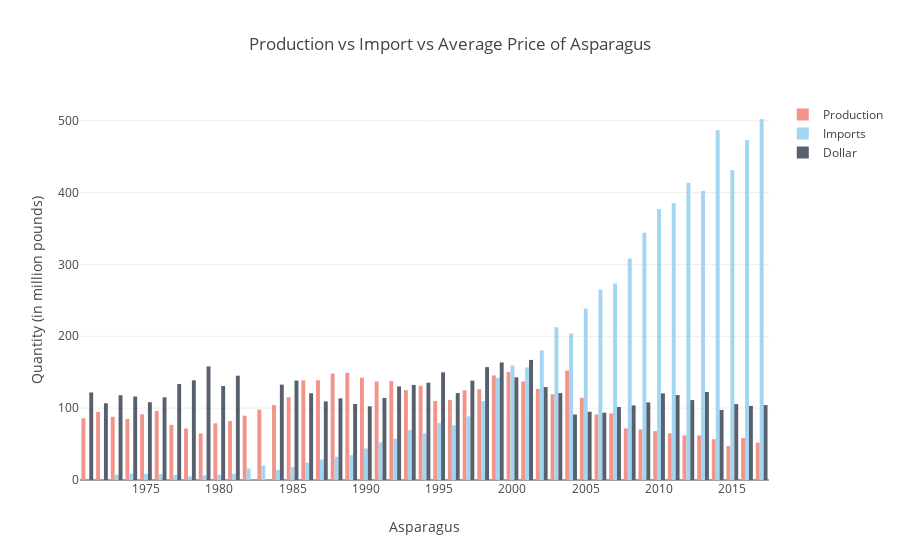

The notebook cell this image was saved under:
### Markdown cell above
<a id='4.6'></a>
#### 4.6  Plot the Production vs Import vs Average Price of Asparagus

### Code cell
plotly.offline.init_notebook_mode(connected=True)

year_as = fresh_df.iloc[47:94]['Year'] # asparagus
dollr_as = fresh_df.iloc[47:94]['Constant_2009_Dollars'] # asparagus
prod_as = fresh_df.iloc[47:94]['Production'] # asparagus
import_as = fresh_df.iloc[47:94]['Imports'] # asparagus

trace_prod = Bar(x=year_as,
                  y=prod_as,
                  name='Production',
                  marker=dict(color='#F1948A'))

trace_import = Bar(x=year_as,
                y=import_as,
                name='Imports',
                marker=dict(color='#A2D5F2'))

trace_dollar = Bar(x=year_as,
                y=dollr_as,
                name='Dollar',
                marker=dict(color='#59606D'))

data = [trace_prod, trace_import, trace_dollar]
layout = Layout(title="Production vs Import vs Average Price of Asparagus",
                xaxis=dict(title='Asparagus'),
                yaxis=dict(title='Quantity (in million pounds)'))
fig = Figure(data=data, layout=layout)

plotly.offline.iplot(fig, filename='jupyter/styled_bar')

### Figure 1 — Plotly figure (JSON) as saved in the notebook; plotly's stock layout.template omitted (floating-point values rounded to 4 significant figures)
{"data": [{"marker": {"color": "#F1948A"}, "name": "Production", "type": "bar", "x": [1971, 1972, 1973, 1974, 1975, 1976, 1977, 1978, 1979, 1980, 1981, 1982, 1983, 1984, 1985, 1986, 1987, 1988, 1989, 1990, 1991, 1992, 1993, 1994, 1995, 1996, 1997, 1998, 1999, 2000, 2001, 2002, 2003, 2004, 2005, 2006, 2007, 2008, 2009, 2010, 2011, 2012, 2013, 2014, 2015, 2016, 2017], "y": [85.8, 94.7, 88, 84.9, 91.5, 96.21, 76.74, 71.7, 64.8, 78.9, 82.1, 89.4, 98, 104.3, 115.2, 138.7, 138.8, 148.1, 149.2, 142.4, 137, 137.6, 125.2, 131.1, 110, 111.4, 124.8, 126.4, 145.5, 150.4, 137.2, 126.7, 119.4, 152.4, 114.4, 91.1, 92.7, 71.8, 70.3, 67.9, 65, 62, 62, 56.8, 47.4, 58.5, 51.95]}, {"marker": {"color": "#A2D5F2"}, "name": "Imports", "type": "bar", "x": [1971, 1972, 1973, 1974, 1975, 1976, 1977, 1978, 1979, 1980, 1981, 1982, 1983, 1984, 1985, 1986, 1987, 1988, 1989, 1990, 1991, 1992, 1993, 1994, 1995, 1996, 1997, 1998, 1999, 2000, 2001, 2002, 2003, 2004, 2005, 2006, 2007, 2008, 2009, 2010, 2011, 2012, 2013, 2014, 2015, 2016, 2017], "y": [0, 0, 7.289, 9.109, 8.485, 8.245, 7.093, 5.038, 6.7, 7.242, 8.763, 16.13, 20.23, 14.31, 18.03, 24.05, 28.4, 32.34, 34.49, 43.78, 52.44, 57.71, 69.31, 64.82, 79.13, 76.14, 88.64, 109.8, 142.3, 159.4, 156.8, 180.3, 212.6, 203.7, 238.8, 265.3, 273.5, 308.3, 344.0, 377.2, 385.1, 413.7, 402.0, 486.8, 431.3, 473.3, 502.4]}, {"marker": {"color": "#59606D"}, "name": "Dollar", "type": "bar", "x": [1971, 1972, 1973, 1974, 1975, 1976, 1977, 1978, 1979, 1980, 1981, 1982, 1983, 1984, 1985, 1986, 1987, 1988, 1989, 1990, 1991, 1992, 1993, 1994, 1995, 1996, 1997, 1998, 1999, 2000, 2001, 2002, 2003, 2004, 2005, 2006, 2007, 2008, 2009, 2010, 2011, 2012, 2013, 2014, 2015, 2016, 2017], "y": [121.8, 106.8, 118.0, 116.2, 108.3, 115.0, 133.6, 138.7, 158.0, 130.8, 145.1, 0, 0, 132.7, 138.4, 120.8, 109.4, 113.6, 105.8, 102.6, 114.2, 130.2, 132.3, 135.4, 149.9, 121.0, 138.3, 157.1, 163.6, 142.9, 167.1, 129.3, 121.0, 91.21, 95.01, 93.76, 101.6, 103.8, 108, 120.5, 118.2, 111.3, 122.5, 97.53, 105.7, 103.2, 104.3]}], "layout": {"title": "Production vs Import vs Average Price of Asparagus", "xaxis": {"title": "Asparagus"}, "yaxis": {"title": "Quantity (in million pounds)"}}}
